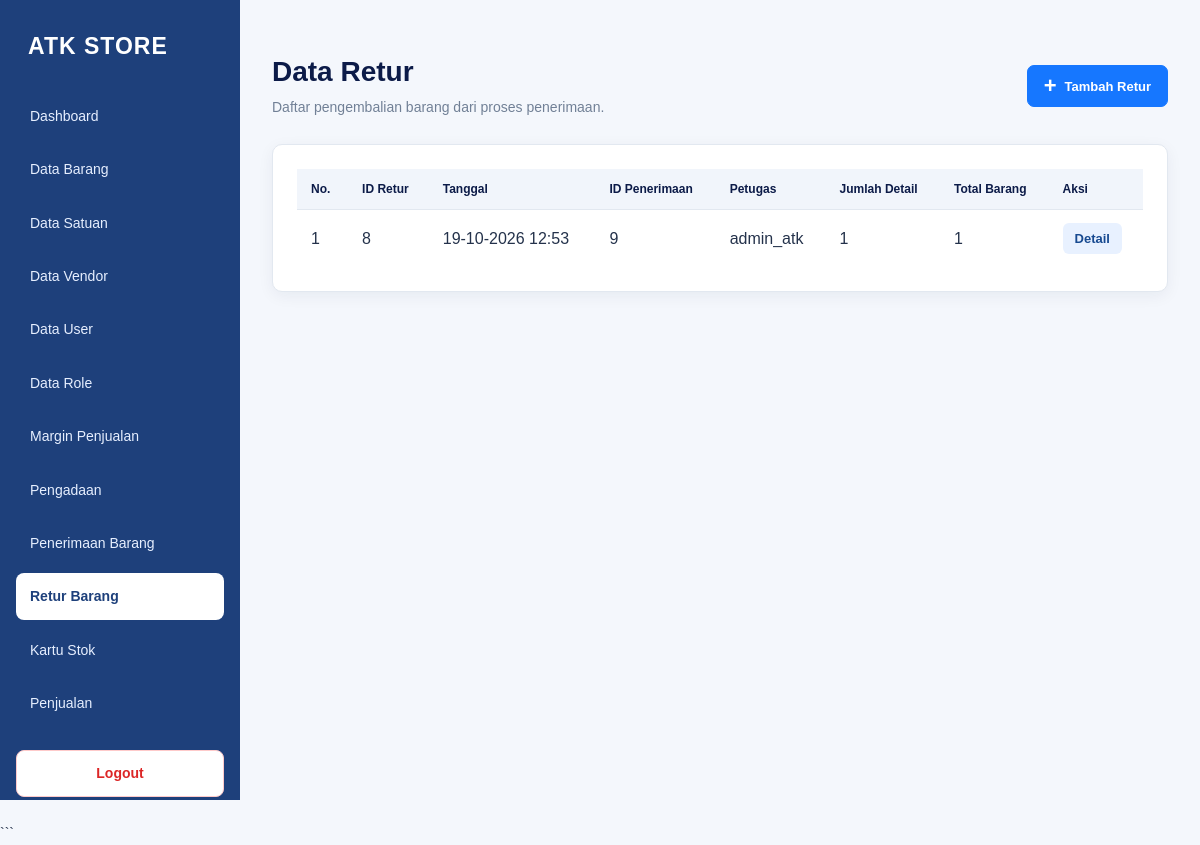
Screenshot of /data_retur.php (signed in) with the database file from the repository.
### tables this page shows
CREATE TABLE `retur` (
  `idretur` bigint(20) NOT NULL,
  `created_at` timestamp NOT NULL DEFAULT current_timestamp(),
  `idpenerimaan` bigint(20) NOT NULL,
  `iduser` int(11) NOT NULL
);

CREATE TABLE `user` (
  `iduser` int(11) NOT NULL,
  `username` varchar(45) DEFAULT NULL,
  `password` varchar(100) DEFAULT NULL,
  `idrole` int(11) DEFAULT NULL
);

### data_retur.php (the view, shortened to what this page needs)
<?php
require 'config/database.php';
$sql = "
    SELECT
        r.idretur,
        r.created_at,
        r.idpenerimaan,
        u.username,
        COUNT(dr.iddetail_retur) AS jumlah_detail,
        COALESCE(SUM(dr.jumlah), 0) AS total_barang
    FROM retur AS r
    LEFT JOIN `user` AS u
        ON r.iduser = u.iduser
    LEFT JOIN detail_retur AS dr
        ON r.idretur = dr.idretur
    GROUP BY
        r.idretur,
        r.created_at,
        r.idpenerimaan,
        u.username
    ORDER BY r.idretur DESC
";
$retur = $pdo->query($sql)->fetchAll(PDO::FETCH_ASSOC);
function tanggalRetur($tanggal)
{
    $waktu = strtotime($tanggal);
    return $waktu === false
        ? htmlspecialchars((string) $tanggal, ENT_QUOTES, 'UTF-8')
        : date('d-m-Y H:i', $waktu);
}
?>
<!DOCTYPE html>
<html lang="id">
<head>
    <link rel="stylesheet" href="assets/style.css?v=105">
</head>
<body>
<?php require 'includes/sidebar.php'; ?>
<main class="main-content">
    <header class="page-header">
        <div>
            <h1>Data Retur</h1>
            <p>Daftar pengembalian barang dari proses penerimaan.</p>
        </div>
        <a href="tambah_retur.php" class="btn btn-primary">
            <span class="plus">+</span> Tambah Retur
        </a>
    </header>
    <section class="card">
        <div class="table-wrapper">
            <table>
                <thead>
                    <tr>
                        <th>No.</th>
                        <th>ID Retur</th>
                        <th>Tanggal</th>
                        <th>ID Penerimaan</th>
                        <th>Petugas</th>
                        <th>Jumlah Detail</th>
                        <th>Total Barang</th>
                        <th>Aksi</th>
                    </tr>
                </thead>
                <tbody>
                <?php if (!empty($retur)): ?>
                    <?php foreach ($retur as $i => $row): ?>
                        <tr>
                            <td><?= $i + 1 ?></td>
                            <td>
                                <?= (int) $row['idretur'] ?>
                            </td>
                            <td>
                                <?= tanggalRetur($row['created_at']) ?>
                            </td>
                            <td>
                                <?= (int) $row['idpenerimaan'] ?>
                            </td>
                            <td>
                                <?= htmlspecialchars(
                                    $row['username'] ?? '-',
                                    ENT_QUOTES,
                                    'UTF-8'
                                ) ?>
                            </td>
                            <td>
                                <?= (int) $row['jumlah_detail'] ?>
                            </td>
                            <td>
                                <?= (int) $row['total_barang'] ?>
                            </td>
                            <td class="aksi-cell">
                                <a
                                    class="btn-detail"
                                    href="detail_retur.php?id=<?= (int) $row['idretur'] ?>"
                                >
                                    Detail
                                </a>
                            </td>
                        </tr>
                    <?php endforeach; ?>
                <?php endif; ?>
                </tbody>
            </table>
        </div>
    </section>
</main>
</body>
</html>

### assets/style.css (style rules this page uses)
:root { --navy: #0c1b48; --sidebar: #1e407b; --sidebar-hover: #2f5fa5; --primary: #1677ff; --primary-hover: #0f5fd1; --background: #f4f7fc; --white: #ffffff; --text: #24324b; --muted: #718096; --border: #e2e8f0; --danger: #dc2626; --danger-hover: #b91c1c; --radius: 10px; --shadow: 0 4px 16px rgba(12, 27, 72, 0.06); }
* { box-sizing: border-box; }
html { min-height: 100%; }
body { margin: 0; font-family: Arial, Helvetica, sans-serif; font-size: 14px; line-height: 1.6; color: var(--text); background: var(--background); }
a { color: inherit; text-decoration: none; }
.main-content { min-height: 100vh; margin-left: 240px; padding: 32px; }
.page-header { display: flex; justify-content: space-between; align-items: center; gap: 20px; margin-bottom: 26px; }
.page-header h1 { margin: 0 0 5px; color: var(--navy); font-size: 28px; font-weight: 750; line-height: 1.3; }
.page-header p { margin: 0; color: var(--muted); font-size: 14px; }
.card { margin-bottom: 24px; padding: 24px; background: var(--white); border: 1px solid var(--border); border-radius: var(--radius); box-shadow: var(--shadow); }
.btn { display: inline-flex; justify-content: center; align-items: center; gap: 6px; padding: 9px 16px; border: 1px solid transparent; border-radius: 7px; cursor: pointer; font-size: 13px; font-weight: 700; line-height: 1.5; text-align: center; white-space: nowrap; transition: background 0.2s ease, border-color 0.2s ease; }
.btn-primary { color: var(--white); background: var(--primary); border-color: var(--primary); }
.plus { display: inline-block; margin-right: 2px; font-size: 22px; font-weight: 700; line-height: 1; vertical-align: middle; }
table { width: 100%; border-collapse: collapse; background: var(--white); }
thead { background: #f1f5fb; }
th { padding: 13px 14px; color: var(--navy); border-bottom: 1px solid var(--border); font-size: 12px; font-weight: 800; text-align: left; white-space: nowrap; }
td { padding: 13px 14px; color: var(--text); border-bottom: 1px solid var(--border); vertical-align: middle; }
tbody tr:last-child td { border-bottom: none; }

### data_retur.php (style rules this page uses)
.btn-detail { display: inline-block; padding: 8px 12px; background: #e8f1ff; color: #174a91; text-decoration: none; border-radius: 6px; font-size: 13px; font-weight: 600; white-space: nowrap; }
.aksi-cell { white-space: nowrap; }

### rows the page displays
retur: idretur "8", created_at "19-10-2026 12:53", idpenerimaan "9", iduser.username "admin_atk", jumlah_detail "1", total_barang "1"
